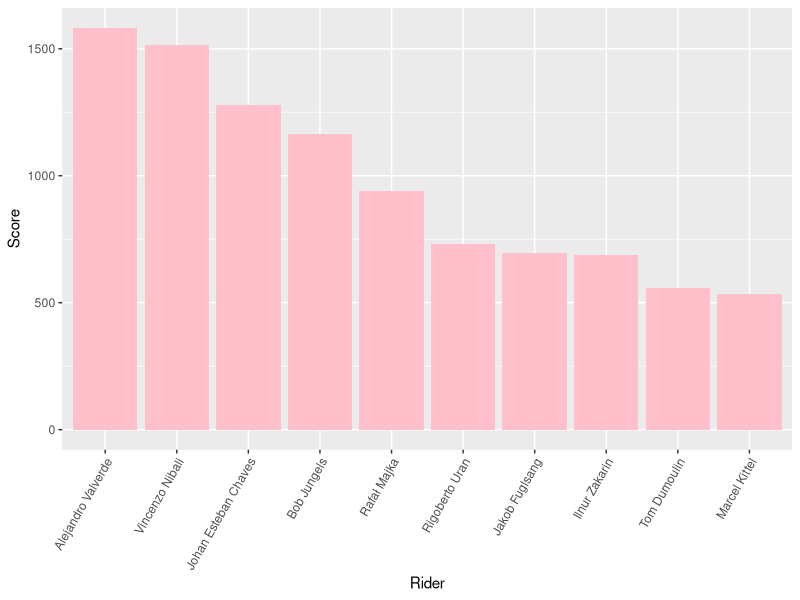

The R script that drew this image: (Note: this script raises an error after producing the figure.)
## ---- chunk 1
knitr::opts_chunk$set(echo = TRUE)
## ---- chunk 2

# Open .csv file with Wilston Dads Giro 2016 data
setwd("C://aa Simon Lyons/2.0 Work/4.0 Data Analysis/4.1 Sandpit")
giro_table_master <- read.csv(file = "giro_table_master.csv", sep = ",")

require(dplyr)
require(knitr)

# Calculate which riders were the most selected by our teams
rider_cost <- giro_table_master %>% 
  filter(stage == 1) %>% 
  group_by("Rider" = rider) %>% 
  summarise("Times Selected" = n()) %>% 
  arrange(desc(`Times Selected`))
kable(rider_cost[1:12,])

# View(giro_table_master)
## ---- chunk 3

require(dplyr)
rider_scores_dplyr <- giro_table_master %>% 
  select(rider, stage, Tot) %>% 
  distinct %>% 
  group_by(rider) %>% 
  summarise(sum(Tot)) %>% 
  arrange(desc(`sum(Tot)`))
# View(rider_scores_dplyr)

require(ggplot2)
ggplot(data = rider_scores_dplyr[1:10, ], aes(x = factor(rider_scores_dplyr$rider[1:10]), y = rider_scores_dplyr$`sum(Tot)`[1:10])) + geom_bar(stat = "identity", fill = "pink") + scale_x_discrete(limits = rider_scores_dplyr$rider[1:10]) + xlab("Rider") + ylab("Score") + theme(axis.text.x = element_text(angle = 60, hjust = 1))


## ---- chunk 4

rider_value_dplyr <- giro_table_master %>% 
  mutate(ROI = Tot / Cost) %>% 
  select(rider, stage, ROI) %>% 
  distinct %>% 
  group_by(rider) %>% 
  summarise(sum(ROI)) %>% 
  arrange(desc(`sum(ROI)`))
# View(rider_value_dplyr)

ggplot(data = rider_value_dplyr[1:10, ], aes(x = factor(rider_value_dplyr$rider[1:10]), y = rider_value_dplyr$`sum(ROI)`[1:10])) + geom_bar(stat = "identity", fill = "blue") + scale_x_discrete(limits = rider_value_dplyr$rider[1:10]) + xlab("Rider") + ylab("ROI") + theme(axis.text.x = element_text(angle = 60, hjust = 1))

## ---- chunk 5
# This dplyr subset looks at the total points for each
# team overall and lists them in descending order.
team_total <- giro_table_master %>% 
  group_by("Team" = team, "Directeur" = directeur) %>% 
  summarise(sum(Tot)) %>% 
  arrange(desc(`sum(Tot)`)) %>% 
  rename("Total" = `sum(Tot)`)
# Display as neat table using 'kable' function
kable(team_total)

## ---- chunk 6

# Team scores by stage
team_scores <- giro_table_master %>% 
  group_by(stage, team) %>% 
  summarise(sum(Tot)) %>% 
  arrange(stage, desc(`sum(Tot)`))
ggplot(data = team_scores, aes(x = stage, y = `sum(Tot)`)) + geom_line(aes(colour = team), size = 1.2) + labs(title ="Stage Score", x = "Stage", y = "Points") + theme(legend.position = "bottom")

# Cumulative team scores by stage
team_cu_scores <- giro_table_master %>% 
  group_by(stage, team) %>% 
  summarise(sum(Tot)) %>% 
  group_by(team) %>%
  mutate(cu_stage = cumsum(`sum(Tot)`))
# Determine final placings
final_placings <- team_cu_scores %>%
  filter(stage == 21) %>%
  select(team, cu_stage) %>%
  arrange(desc(cu_stage)) %>%
  select(team)
# as.list(final_placings)

# View(team_cu_scores)
# Plot cumulative team scores
ggplot(data = team_cu_scores, aes(x = stage, y = cu_stage, order = (team_cu_scores$team))) + geom_line(aes(colour = team), size = 1.2) + labs(title ="Cumulative Score", x = "Stage", y = "Points") + theme(legend.position = "bottom")

## ---- chunk 7
# This dlplyr filter looks at the top 4 scoring riders from
# the three teams that made the podium.
team_cu_rider_scores <- giro_table_master %>% 
  group_by(team, rider) %>% 
  summarise("Rider Total" = sum(Tot)) %>% 
  filter(team %in% final_placings$team[1:3]) %>% 
  arrange(team, desc(`Rider Total`)) %>% 
  top_n(n = 4, wt = `Rider Total`) %>% 
  rename("Rider" = rider, "Team" = team)
kable(team_cu_rider_scores)

## ---- chunk 8
# This dlplyr filter looks at the top 4 scoring riders from
# the three teams that made the podium.
team_bt_rider_scores <- giro_table_master %>% 
  group_by(team, rider) %>% 
  summarise("Rider Total" = sum(Tot)) %>% 
  filter(team %in% final_placings$team[9:7]) %>% 
  arrange(team, desc(`Rider Total`)) %>% 
  top_n(n = 4, wt = `Rider Total`) %>% 
  rename("Rider" = rider, "Team" = team)
# Display as neat table using 'kable'
kable(team_bt_rider_scores)

